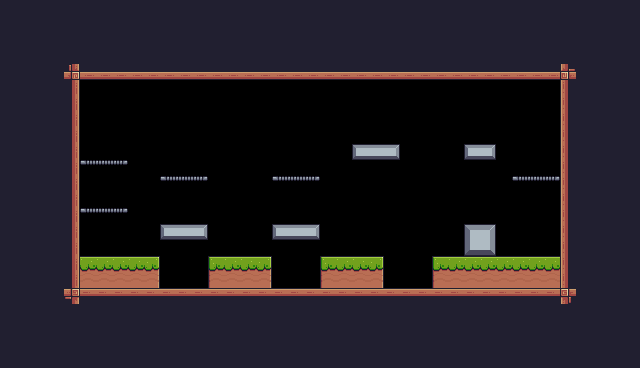

Rendered tile map (Tiled .tmx) drawn with the repository's tilesets; below, a short description and the full map source, tile grids included:
An orthogonal 40x23 tile map with 16x16 px tiles, 1 tile layer (Background) and 25 objects (6x Fruit, 5x Platform, PlayerModel).

<map version="1.10" tiledversion="1.10.2" orientation="orthogonal" renderorder="right-down" width="40" height="23" tilewidth="16" tileheight="16" infinite="0" nextlayerid="4" nextobjectid="80">
 <tileset firstgid="1" source="pixel_adventure.tsx" />
 <layer id="1" name="Background" width="40" height="23">
  <properties>
   <property name="BackgroundColor" value="Purple" />
  </properties>
  <data encoding="csv">
24,24,24,24,24,24,24,24,24,24,24,24,24,24,24,24,24,24,24,24,24,24,24,24,24,24,24,24,24,24,24,24,24,24,24,24,24,24,24,24,
24,24,24,24,24,24,24,24,24,24,24,24,24,24,24,24,24,24,24,24,24,24,24,24,24,24,24,24,24,24,24,24,24,24,24,24,24,24,24,24,
24,24,24,24,24,24,24,24,24,24,24,24,24,24,24,24,24,24,24,24,24,24,24,24,24,24,24,24,24,24,24,24,24,24,24,24,24,24,24,24,
24,24,24,24,24,24,24,24,24,24,24,24,24,24,24,24,24,24,24,24,24,24,24,24,24,24,24,24,24,24,24,24,24,24,24,24,24,24,24,24,
24,24,24,24,135,134,134,134,134,134,134,134,134,134,134,134,134,134,134,134,134,134,134,134,134,134,134,134,134,134,134,134,134,134,134,133,24,24,24,24,
24,24,24,24,113,0,0,0,0,0,0,0,0,0,0,0,0,0,0,0,0,0,0,0,0,0,0,0,0,0,0,0,0,0,0,111,24,24,24,24,
24,24,24,24,113,0,0,0,0,0,0,0,0,0,0,0,0,0,0,0,0,0,0,0,0,0,0,0,0,0,0,0,0,0,0,111,24,24,24,24,
24,24,24,24,113,0,0,0,0,0,0,0,0,0,0,0,0,0,0,0,0,0,0,0,0,0,0,0,0,0,0,0,0,0,0,111,24,24,24,24,
24,24,24,24,113,0,0,0,0,0,0,0,0,0,0,0,0,0,0,0,0,0,0,0,0,0,0,0,0,0,0,0,0,0,0,111,24,24,24,24,
24,24,24,24,113,0,0,0,0,0,0,0,0,0,0,0,0,0,0,0,0,0,101,102,103,0,0,0,0,101,103,0,0,0,0,111,24,24,24,24,
24,24,24,24,113,62,63,64,0,0,0,0,0,0,0,0,0,0,0,0,0,0,0,0,0,0,0,0,0,0,0,0,0,0,0,111,24,24,24,24,
24,24,24,24,113,0,0,0,0,0,62,63,64,0,0,0,0,62,63,64,0,0,0,0,0,0,0,0,0,0,0,0,62,63,64,111,24,24,24,24,
24,24,24,24,113,0,0,0,0,0,0,0,0,0,0,0,0,0,0,0,0,0,0,0,0,0,0,0,0,0,0,0,0,0,0,111,24,24,24,24,
24,24,24,24,113,62,63,64,0,0,0,0,0,0,0,0,0,0,0,0,0,0,0,0,0,0,0,0,0,0,0,0,0,0,0,111,24,24,24,24,
24,24,24,24,113,0,0,0,0,0,101,102,103,0,0,0,0,101,102,103,0,0,0,0,0,0,0,0,0,124,125,0,0,0,0,111,24,24,24,24,
24,24,24,24,113,0,0,0,0,0,0,0,0,0,0,0,0,0,0,0,0,0,0,0,0,0,0,0,0,146,147,0,0,0,0,111,24,24,24,24,
24,24,24,24,113,8,8,8,8,9,0,0,0,7,8,8,9,0,0,0,7,8,8,9,0,0,0,7,8,8,8,8,8,8,8,111,24,24,24,24,
24,24,24,24,113,30,30,30,30,31,0,0,0,29,30,30,31,0,0,0,29,30,30,31,0,0,0,29,30,30,30,30,30,30,30,111,24,24,24,24,
24,24,24,24,91,90,90,90,90,90,90,90,90,90,90,90,90,90,90,90,90,90,90,90,90,90,90,90,90,90,90,90,90,90,90,89,24,24,24,24,
24,24,24,24,24,24,24,24,24,24,24,24,24,24,24,24,24,24,24,24,24,24,24,24,24,24,24,24,24,24,24,24,24,24,24,24,24,24,24,24,
24,24,24,24,24,24,24,24,24,24,24,24,24,24,24,24,24,24,24,24,24,24,24,24,24,24,24,24,24,24,24,24,24,24,24,24,24,24,24,24,
24,24,24,24,24,24,24,24,24,24,24,24,24,24,24,24,24,24,24,24,24,24,24,24,24,24,24,24,24,24,24,24,24,24,24,24,24,24,24,24,
24,24,24,24,24,24,24,24,24,24,24,24,24,24,24,24,24,24,24,24,24,24,24,24,24,24,24,24,24,24,24,24,24,24,24,24,24,24,24,24
</data>
 </layer>
 <objectgroup id="3" name="Collisions">
  <object id="49" type="Platform" x="160" y="176" width="48" height="16" />
  <object id="51" type="Platform" x="80" y="160" width="48" height="16" />
  <object id="52" type="Platform" x="80" y="208" width="48" height="16" />
  <object id="53" x="160" y="224" width="48" height="16" />
  <object id="54" x="272" y="224" width="48" height="16" />
  <object id="55" x="352" y="144" width="48" height="16" />
  <object id="56" x="464" y="144" width="32" height="16" />
  <object id="57" type="Platform" x="272" y="176" width="48" height="16" />
  <object id="58" type="Platform" x="512" y="176" width="48" height="16" />
  <object id="59" x="464" y="224" width="32" height="32" />
  <object id="60" x="432" y="256" width="128" height="32" />
  <object id="61" x="320" y="256" width="64" height="32" />
  <object id="62" x="208" y="256" width="64" height="32" />
  <object id="63" x="80" y="256" width="80" height="32" />
  <object id="64" x="64" y="64" width="512" height="16" />
  <object id="65" x="64" y="288" width="512" height="16" />
  <object id="66" x="560" y="80" width="16" height="208" />
  <object id="67" x="64" y="80" width="16" height="208" />
 </objectgroup>
 <objectgroup id="2" name="Spawnpoint">
  <object id="25" name="Player" type="PlayerModel" x="96" y="224" width="32" height="32" />
  <object id="73" name="Bananas" type="Fruit" x="512" y="208" width="32" height="32" />
  <object id="75" name="Cherries" type="Fruit" x="464" y="176" width="32" height="32" />
  <object id="76" name="Bananas" type="Fruit" x="336" y="208" width="32" height="32" />
  <object id="77" name="Bananas" type="Fruit" x="176" y="128" width="32" height="32" />
  <object id="78" name="Bananas" type="Fruit" x="352" y="96" width="32" height="32" />
  <object id="79" name="Cherries" type="Fruit" x="224" y="208" width="32" height="32" />
 </objectgroup>
</map>
